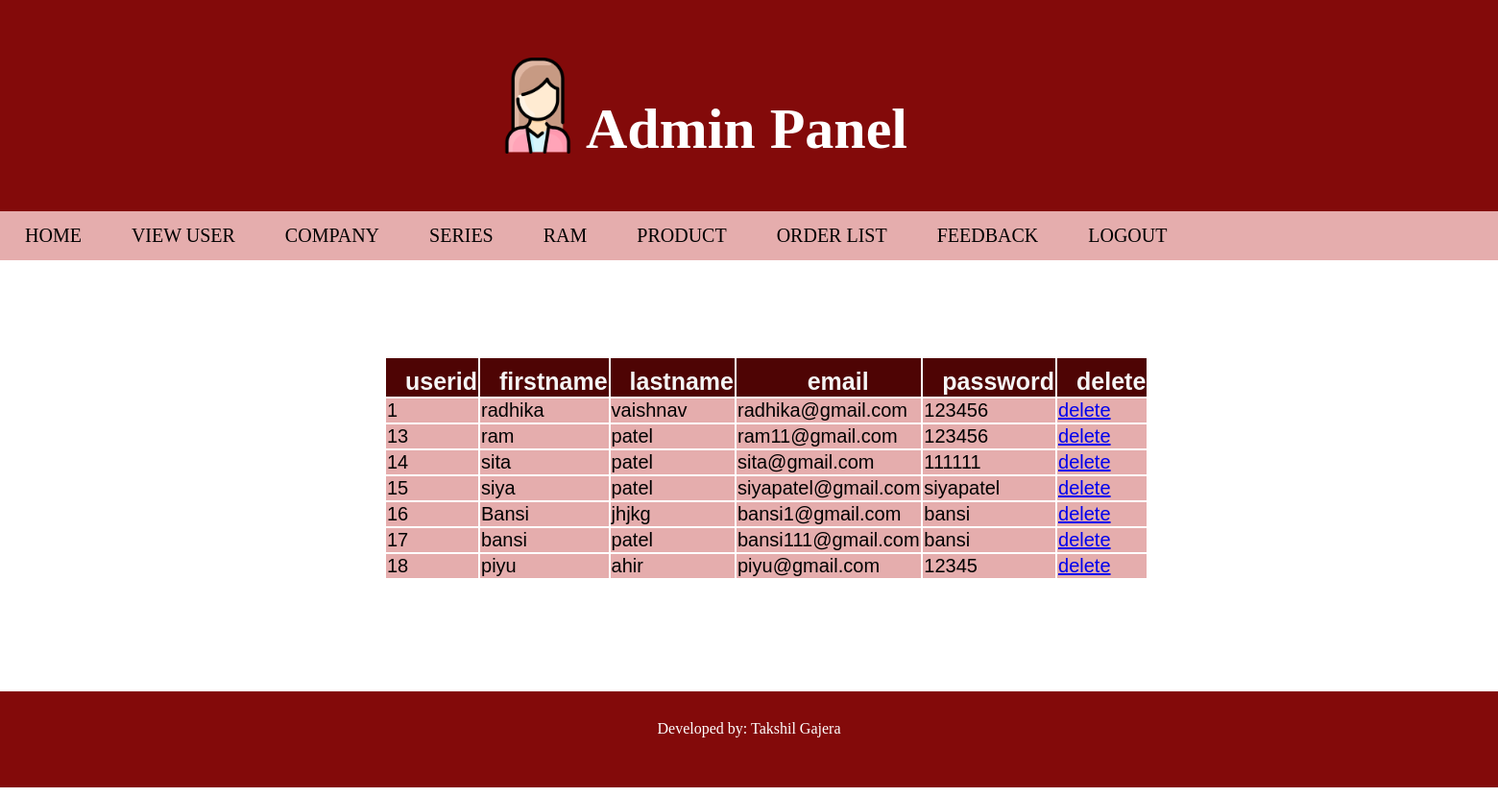
Screenshot of /admin/user.php with the database file from the repository.
### tables this page shows
CREATE TABLE `registerform` (
  `userid` int(11) NOT NULL,
  `FIRSTNAME` varchar(20) NOT NULL,
  `LASTNAME` varchar(20) NOT NULL,
  `EMAIL` varchar(30) NOT NULL,
  `PASSWORD` varchar(20) NOT NULL
);

### admin/user.php (the view, shortened to what this page needs)
<html>
    <head>
</head>
<body>
<?php
include("header.php");
include("menu.php");
include("../connection.php");
        echo "<table >";
        echo"<th> userid</th>";
        echo"<th>firstname</th>";
        echo"<th>lastname</th>";
        echo "<th>email</th>";
        echo "<th>password</th>";
       echo "<th>delete</th>" ;
$query="SELECT *FROM registerform";
$result=mysqli_query($con,$query);
while($row = mysqli_fetch_array($result))
{
    echo "<tr>";
    echo "<td>" .$row[0]."</td>";
    echo "<td>" .$row[1]."</td>";
    echo "<td>" .$row[2]."</td>";
    echo "<td>" .$row[3]."</td>";
    echo "<td>" .$row[4]."</td>";
    echo '<td><a href="userdelete.php?id='.$row[0].'">delete</a></td>';
    echo "</tr>";
}
echo '</table>';
include("footer.php");
?>
</body>
</html>

### admin/css/style1.css (style rules this page uses)
body { margin: 0; padding: 0; }

### admin/user.php (style rules this page uses)
table { padding:100px 400px; font-family: Arial, Helvetica, sans-serif; }
table th { padding-top:10px; padding-left: 20px; font-size:25px; background-color:rgb(78, 4, 4); color:#f5f5f5; }
table td { background-color:rgb(229, 173, 173); font-size:20px; }

### admin/header.php (style rules this page uses)
body { margin: 0; }

### rows the page displays
registerform: userid "1", FIRSTNAME "radhika", LASTNAME "vaishnav", EMAIL "radhika@gmail.com", PASSWORD "123456"
registerform: userid "13", FIRSTNAME "ram", LASTNAME "patel", EMAIL "ram11@gmail.com", PASSWORD "123456"
registerform: userid "14", FIRSTNAME "sita", LASTNAME "patel", EMAIL "sita@gmail.com", PASSWORD "111111"
registerform: userid "15", FIRSTNAME "siya", LASTNAME "patel", EMAIL "siyapatel@gmail.com", PASSWORD "siyapatel"
registerform: userid "16", FIRSTNAME "Bansi", LASTNAME "jhjkg", EMAIL "bansi1@gmail.com", PASSWORD "bansi"
registerform: userid "17", FIRSTNAME "bansi", LASTNAME "patel", EMAIL "bansi111@gmail.com", PASSWORD "bansi"
registerform: userid "18", FIRSTNAME "piyu", LASTNAME "ahir", EMAIL "piyu@gmail.com", PASSWORD "12345"
